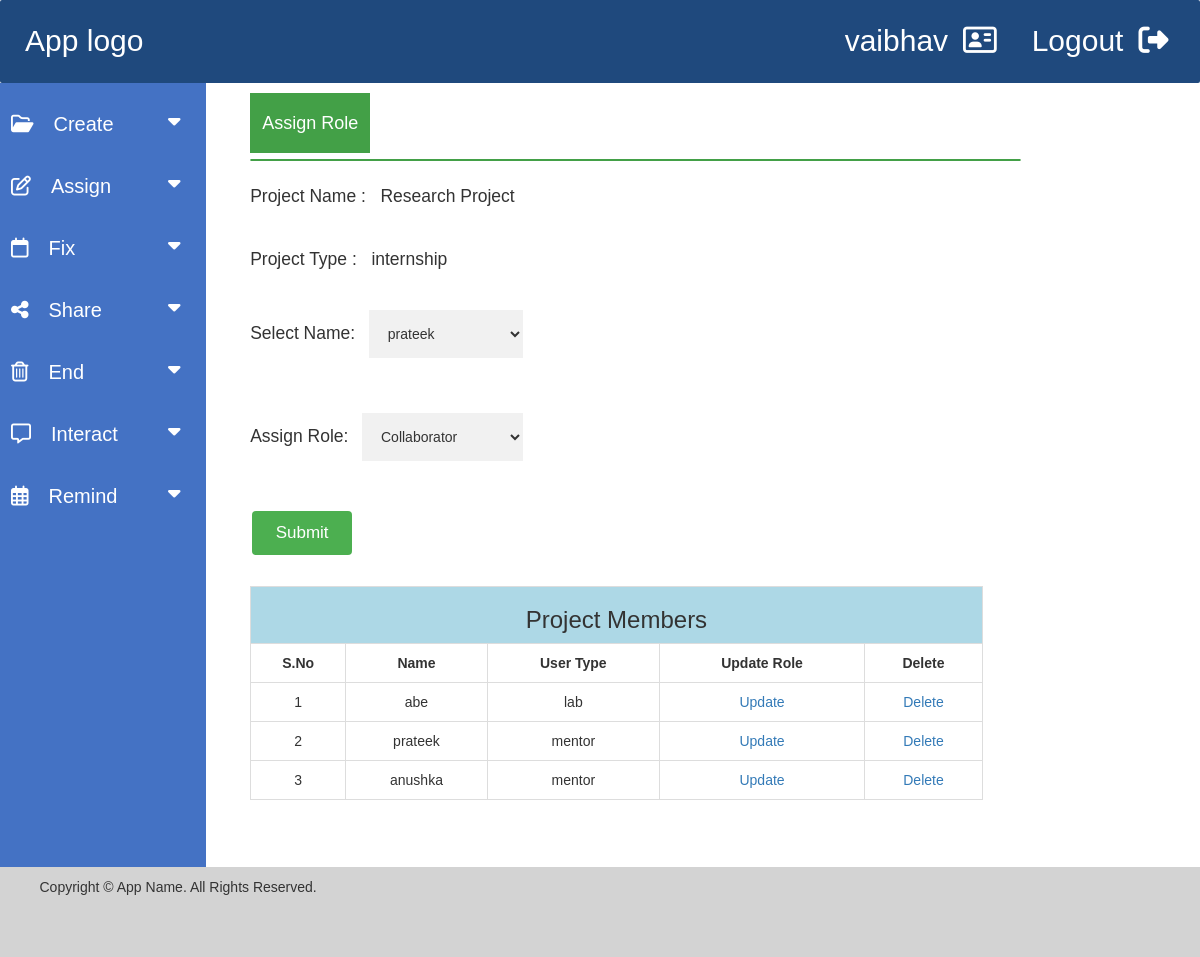
/assign.php?rn=19 (signed in), run on the app's committed database.
### tables this page shows
CREATE TABLE `projects` (
  `id` int NOT NULL,
  `projectname` varchar(255) DEFAULT NULL,
  `projecttype` varchar(255) DEFAULT NULL,
  `projectdesc` text,
  `projectdate` date DEFAULT NULL,
  `userid` int DEFAULT NULL
);

CREATE TABLE `assign` (
  `id` int NOT NULL,
  `projectid` int NOT NULL,
  `post` varchar(255) NOT NULL,
  `username` varchar(255) NOT NULL,
  `userid` int NOT NULL
);

### assign.php (the view, shortened to what this page needs)
<?php
include_once 'source/db_connect.php';
$projectid = $_GET['rn'];
$sno = 1;
$query = "select * from assign where projectid = $projectid";
$result_invite =$conn->prepare($query);
$result_invite->execute();
$projectid = $_GET['rn'];
$userid = $_SESSION['id'];
$query = "select * from inviterequest where userid = $userid and curstatus = 1 and projectid = $projectid";
$result_assign = $conn->prepare($query);
$result_assign->execute();
?>
<!DOCTYPE html>
<html lang="en">
<head>
  <link rel="stylesheet" href="https://maxcdn.bootstrapcdn.com/bootstrap/3.4.1/css/bootstrap.min.css">
<link rel="stylesheet" href="landingpage.css">
<link rel="stylesheet" href="https://cdnjs.cloudflare.com/ajax/libs/font-awesome/4.7.0/css/font-awesome.min.css">
<link rel="stylesheet" href="font-awesome.css">
</head>
<body>
<div class="header">
    <a href="landingpage.php" style="margin-left: 5px;">App logo</a>
    <div id="logout">Logout<a href="logout.php"><i class="fas fa-sign-out-alt" style="margin-left: 15px;"></i></a></div>
    <div id="usertype"><?php echo $_SESSION['username'] ?><a href="#"><i class="far fa-address-card" style="margin-left: 15px;"></i></a></div>
 </div>
<div class="row">
<div class="sidenav" id="sidenav">
    <button class="dropdown-btn"><i class='far fa-folder-open' style="margin-right: 20px;"></i>Create
      <i class="fa fa-caret-down"></i>
    </button>
    <button class="dropdown-btn"><i class='far fa-edit' style="margin-right: 20px;"></i>Assign
      <i class="fa fa-caret-down"></i>
    </button>
    <button class="dropdown-btn"><i class="far fa-calendar" style="margin-right: 20px;"></i>Fix
      <i class="fa fa-caret-down"></i>
    </button>
    <button class="dropdown-btn"><i class="fas fa-share-alt" style="margin-right: 20px;"></i>Share
      <i class="fa fa-caret-down"></i>
    </button>
    <button class="dropdown-btn"><i class="far fa-trash-alt" style="margin-right: 20px;"></i>End
      <i class="fa fa-caret-down"></i>
    </button>
    <button class="dropdown-btn"><i class='far fa-comment-alt' style="margin-right: 20px;"></i>Interact
      <i class="fa fa-caret-down"></i>
    </button>
    <button class="dropdown-btn"><i class='far fa-calendar-alt' style="margin-right: 20px;"></i>Remind
      <i class="fa fa-caret-down"></i>
    </button>
  </div>
<div class="main" id="main">
  <div class="maincontent">
    <button class="topbutton">Assign Role</button>
    <hr class="new1">
    <div style="font-size:17.5px;">
    <b style="font-size:17.5px; font-weight:100;">Project Name : &nbsp</b>
    <?php
      $query = "select * from projects where userid = $userid and id = $projectid";
      $result_project =$conn->prepare($query);
      $result_project->execute();
      while($rows=$result_project->fetch(PDO::FETCH_ASSOC)){
        echo $rows['projectname'];
      }
    ?>
    </div><br>
    <div style="font-size:17.5px;">
    <b style="font-size:17.5px; font-weight:100;">Project Type : &nbsp </b>
    <?php
      $query = "select * from projects where userid = $userid and id = $projectid";
      $result_project =$conn->prepare($query);
      $result_project->execute();
      while($rows=$result_project->fetch(PDO::FETCH_ASSOC)){
        echo $rows['projecttype'];
      }
    ?>
    </div><br>
    <div>
    <form action="" method="POST">
    <label style="font-size:17.5px; font-weight:100;">Select Name: &nbsp  </label>
    <select style="width: 20%; padding: 15px; margin: 5px 0 22px 0; border: none; background: #f1f1f1;" for="assignname" id="assignname" name="assignname" required>
        <?php
            while($rows=$result_assign->fetch(PDO::FETCH_ASSOC))
            {
              $invitename = $rows['receivername'];
              echo "<option>$invitename</option>";
            }
        ?>
    </select>
    </div> <br>
    <div>
    <label style="font-size:17.5px; font-weight:100;">Assign Role: &nbsp </label>
    <select style="width: 20.9%; padding: 15px; margin: 5px 0 22px 0; border: none; background: #f1f1f1;" for="assignrole" id="assignrole" name="assignrole" style="margin-bottom:20px;">
      <option value="Collaborator">Collaborator</option>
    </select>
    </div><br>
    <input type="submit" name="projectup-btn" class="btn" value="Submit">
    <div>
    <table style="width:95%; border: 1px solid #ddd;">
      <tr style="background-color:lightblue;">
        <th colspan="5" style="text-align:center;"><h3>Project Members</h3></th>
      </tr>
      <tr>
        <th style="padding:5px; border: 1px solid #ddd; text-align:center;">S.No</th>
        <th style="padding:5px; border: 1px solid #ddd; text-align:center;">Name</th>
        <th style="padding:5px; border: 1px solid #ddd; text-align:center;">User Type</th>
        <th style="padding:5px; border: 1px solid #ddd; text-align:center;">Update Role</th>
        <th style="padding:5px; border: 1px solid #ddd; text-align:center;">Delete</th>
      </tr>
      <?php
        while($rows=$result_invite->fetch(PDO::FETCH_ASSOC)){
            echo "
            <tr>
            <td style=\"padding:5px; text-align:center; border: 1px solid #ddd;\">".$sno."</td>
            <td style=\"padding:5px; text-align:center; border: 1px solid #ddd;\">".$rows['username']."</td>
            <td style=\"padding:5px; text-align:center; border: 1px solid #ddd;\">".$rows['post']."</td>
            <td style=\"padding:5px; text-align:center; border: 1px solid #ddd;\"><a href = 'updaterole.php?rn=$rows[id]&id=$projectid'>Update</a></td>
            <td style=\"padding:5px; text-align:center; border: 1px solid #ddd;\"><a href = 'deleteassignproject.php?rn=$rows[id]' onclick=\"return confirm('Are you sure?')\">Delete</a></td>
            </tr>
            ";
            $sno++;
        }
        ?>
    </table>
    </div><br>
  <br>
</div>
</div>
</div>
<div class="footer">
    <p class="copyright">Copyright © App Name. All Rights Reserved.</p>
</div>
</body>
</html>

### landingpage.css (style rules this page uses)
* { box-sizing: border-box; }
body { font-family: Arial, Helvetica, sans-serif; }
.header { background-color: #1f497d; padding: 20px; color:white; font-size: 30px; position: -webkit-sticky; position: sticky; top:0; border-radius:2px ; z-index: 100; }
.header a { color:white; }
#usertype { float: right; color: white; margin-right: 3%; }
#logout { float: right; color: white; margin-right: 1%; }
.sidenav { float: left; width: 18%; padding: 10px; height: auto; background: #4472C4; }
.main { background-color: white; float: left; width: 80%; padding: 10px; height: auto; }
.maincontent { width: 80%; margin-left: 3.5%; line-height: 2; }
.dropdown-btn { padding: 6px 8px 6px 16px; text-decoration: none; font-size: 20px; color: white; display: block; border: none; line-height: 2.5; background: none; width: 100%; text-align: left; cursor: pointer; outline: none; }
.fa-caret-down { float: right; margin-top: 12.5px; padding-right: 8px; }
.row:after { content: ""; display: table; clear: both; }
.footer { background-color: lightgrey; padding: 10px; height: 90px; }
.copyright { margin-left:2.5%; }
hr.new1 { border: 1.5px solid #43A047; border-radius: 2px; margin-top: 0px; margin-bottom: 18px; }
.topbutton { background-color: #43A047; color: white; padding: 12px; font-size: 18px; border: none; cursor: pointer; width: auto; margin-bottom: 6px; }
.btn { background-color: #4CAF50; color: white; font-size: 17px; padding: 10px; border: none; cursor: pointer; width: 100px; margin-bottom: 4%; margin-left: 2px; }

### data on the page
projects: projectname "Research Project", projecttype "internship"
assign: username "abe", post "lab"
assign: username "prateek", post "mentor"
assign: username "anushka", post "mentor"

### other printed values
$_SESSION['username'] "vaibhav"
form field assignname "prateek"
